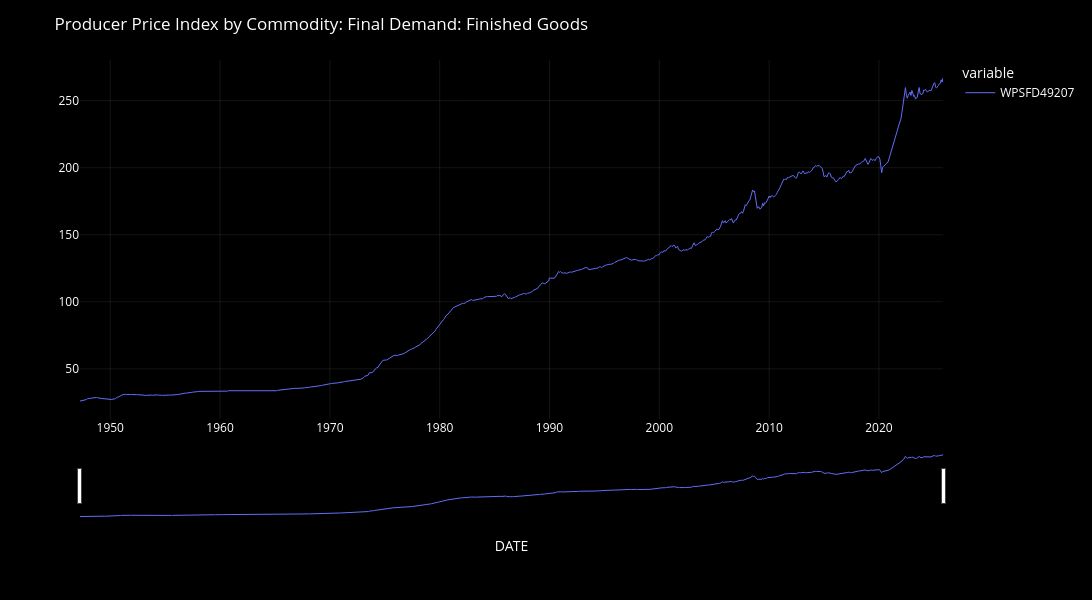

The notebook cell this image was saved under:
### Markdown cell above
- **plot data**

### Code cell
plot_df_chart(
    df[[INDICATOR]],
    chart_title = DICT[INDICATOR]["title"],
    yaxis_title = DICT[INDICATOR]["unit"],
    use_markers=False
)

### Figure 1 — Plotly figure (JSON) as saved in the notebook; plotly's stock layout.template omitted (floating-point values rounded to 4 significant figures; data arrays with more than 128 entries replaced by an {"elided": "..."} marker saying what was removed)
{"data": [{"hovertemplate": "<b>%{fullData.name}</b><br>%{y:.2f}<extra></extra>", "legendgroup": "WPSFD49207", "line": {"color": "#636efa", "dash": "solid", "width": 1}, "marker": {"symbol": "circle"}, "mode": "lines", "name": "WPSFD49207", "orientation": "v", "showlegend": true, "type": "scatter", "x": {"elided": "944 str values"}, "xaxis": "x", "y": {"elided": "944 float values"}, "yaxis": "y"}], "layout": {"dragmode": "zoom", "font": {"color": "white", "size": 12}, "height": 600, "legend": {"bgcolor": "rgba(0,0,0,0)", "itemclick": "toggle", "itemdoubleclick": "toggleothers", "title": {"text": "variable"}, "tracegroupgap": 0}, "margin": {"t": 60}, "paper_bgcolor": "black", "plot_bgcolor": "black", "title": {"text": "Producer Price Index by Commodity: Final Demand: Finished Goods"}, "width": 1300, "xaxis": {"anchor": "y", "domain": [0, 1], "gridcolor": "rgba(255,255,255,0.08)", "rangeslider": {"visible": true}, "showgrid": true, "title": {"text": "DATE"}}, "yaxis": {"anchor": "x", "domain": [0, 1], "fixedrange": false, "gridcolor": "rgba(255,255,255,0.08)", "showgrid": true, "title": {"text": ""}}}}
